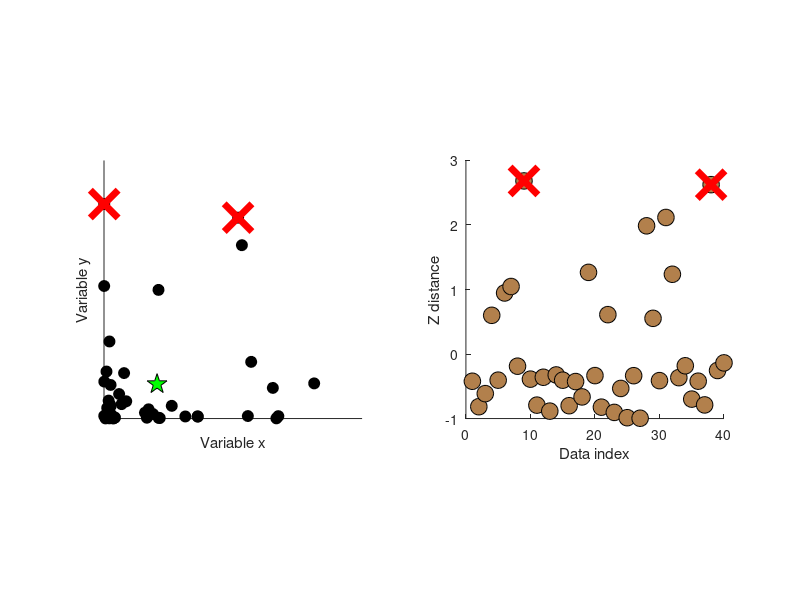

Reproduce this figure in MATLAB.
%% Euclidean distance for outlier removal
%% Create some data
N = 40;

% 2-dimensional data
d1 = exp(-abs(randn(1,N)*3));
d2 = exp(-abs(randn(1,N)*5));
datamean = [ mean(d1) mean(d2) ];

% Plot the data
figure(1)
subplot(121), hold on
plot(d1,d2,'ko','markerfacecolor','k','markersize',8);
axis square
set(gca,'xtick',[],'ytick',[])
xlabel('Variable x'), ylabel('Variable y')

% Plot the multivariate mean
plot(datamean(1),datamean(2),'kp','markerfacecolor','g','markersize',15);

%% Compute distance of each point to the mean
% Standard distance measure
ds = zeros(N,1);
for i=1:N
    ds(i) = sqrt( (d1(i)-datamean(1))^2 + (d2(i)-datamean(2))^2 );
end

% Convert to z (don't need the original data)
ds = zscore(ds);

% Plot those distances
subplot(122), hold on
plot(ds,'ko','markerfacecolor',[.7 .5 .3],'markersize',12);
axis square
xlabel('Data index'), ylabel('Z distance')

%% Thresholding
% Threshold in standard deviation units
distanceThresh = 2.5;

% Find the offending points
oidx = find(ds>distanceThresh);

% Cross those out
subplot(122)
plot(oidx,ds(oidx),'x','color','r','markersize',20,'linew',5);

subplot(121)
plot(d1(oidx),d2(oidx),'x','color','r','markersize',20,'linew',5);

%% end.